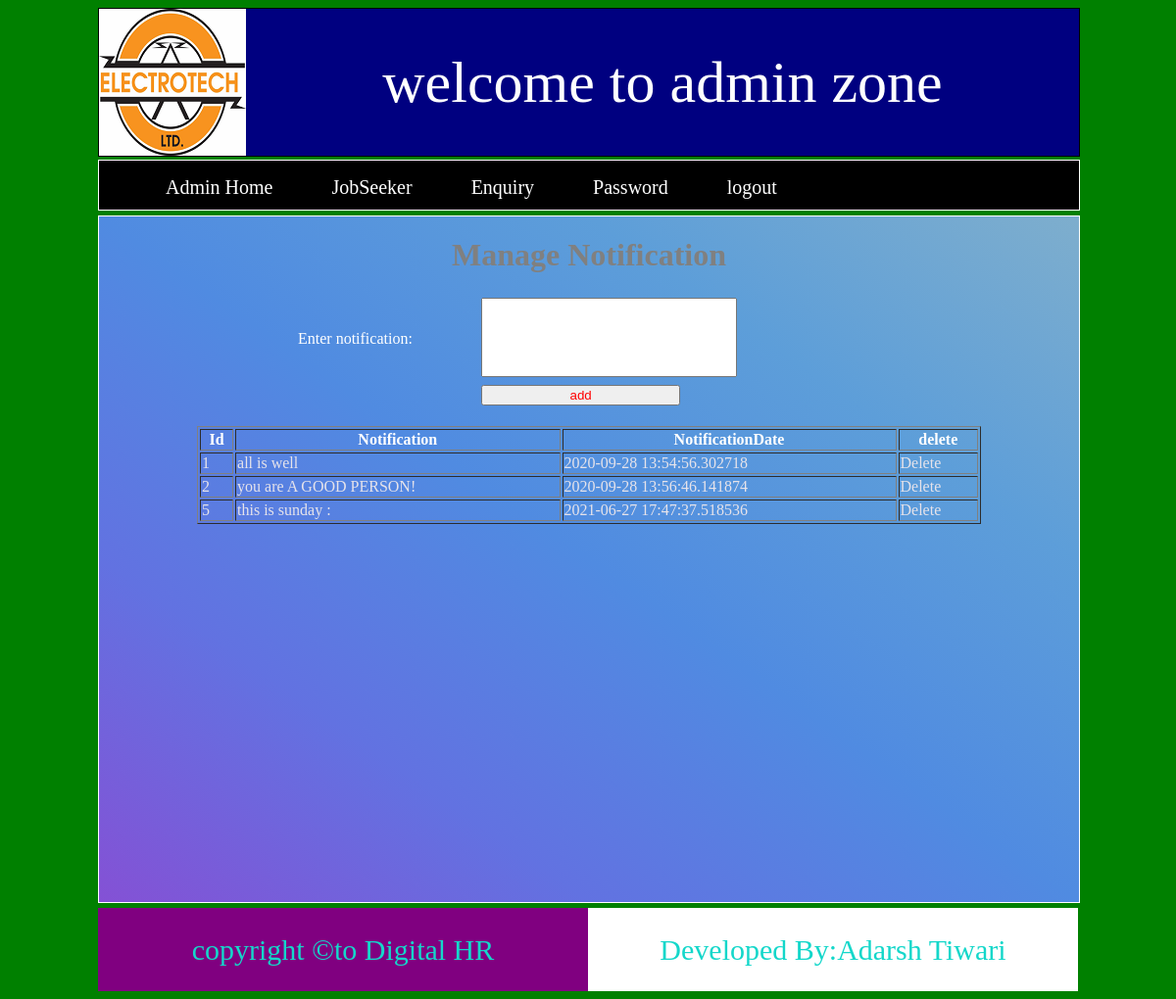
The page /adminzone/adminhome (signed in) on the database its author committed.
### adminzone/models.py (models this page shows)
class Notification(models.Model):
    notificationtext=models.TextField()
    notificationdate=models.CharField(max_length=30)

### adminzone/views.py (the view)
def adminhome(request):
 try:
     if request.session['adminid'] is not None:
         nf=Notification.objects.all()
         return  render(request,"adminhome.html",{'nf':nf})
 except KeyError:
     render(request,"login.html")

### adminzone/templates/adminhome.html (shortened to what this page needs)
{% extends 'adminparent.html' %}
{% block main %}
<h1 style="text-align:center;color:grey;">
    Manage Notification
</h1>
<form action="{% url 'adminzone:addnotification' %}" method="post">
    <table style="width:60%;margin:0px auto;">
        <tr>
            <td><label style="color:white">Enter notification:</label></td>
            <td><textarea name="notificationtext" style="resize:none" rows="5" cols="30"></textarea></td>
        </tr>
    <tr>
        <td>&nbsp;</td>
        <td><input type="submit" value="add" style="color:red;width:50%"/></td>
    </tr>
    </table>
</form><br>
<table style="margin:0px auto;width:80%;" border="1px solid white">
    <tr>
        <th style="color:white">Id</th>
        <th style="color:white">Notification</th>
        <th style="color:white">NotificationDate</th>
        <th style="color:white">delete</th>
    </tr>
    {% for n in nf %}
    <tr>
        <td style="color:#E6E3EA">{{n.id}}</td>
        <td style="color:#E6E3EA">{{n.notificationtext}}</td>
        <td style="color:#E6E3EA">{{n.notificationdate}}</td>
        <td><a href="{% url 'adminzone:deletenotification' id=n.id %}" style="color:#E6E3EA;text-decoration:none;">Delete</a></td>
    </tr>
    {% endfor %}
</table>
{% endblock main %}

### rows shown on the page
Notification: id "1", notificationtext "all is well", notificationdate "2020-09-28 13:54:56.302718"
Notification: id "2", notificationtext "you are A GOOD PERSON!", notificationdate "2020-09-28 13:56:46.141874"
Notification: id "5", notificationtext "this is sunday :", notificationdate "2021-06-27 17:47:37.518536"
